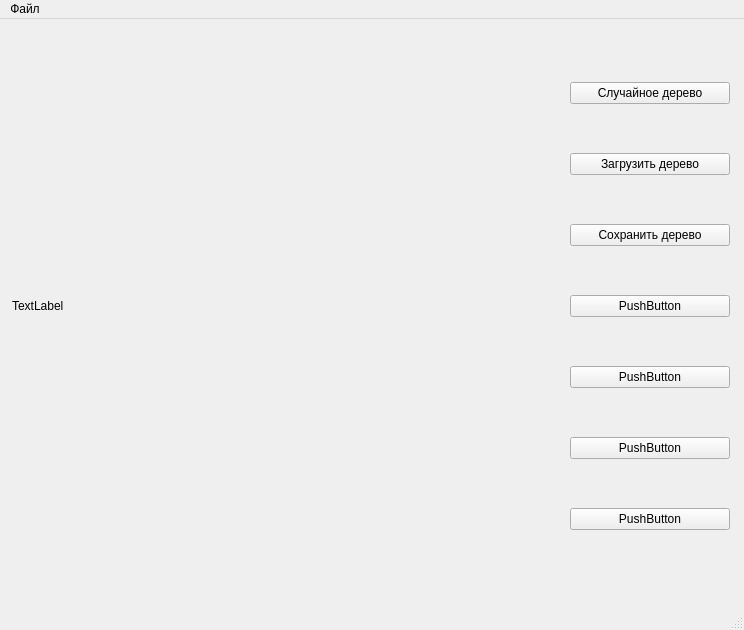
<?xml version="1.0" encoding="UTF-8"?>
<ui version="4.0">
 <class>MainWindow</class>
 <widget class="QMainWindow" name="MainWindow">
  <property name="geometry">
   <rect>
    <x>0</x>
    <y>0</y>
    <width>744</width>
    <height>630</height>
   </rect>
  </property>
  <property name="windowTitle">
   <string>MainWindow</string>
  </property>
  <widget class="QWidget" name="centralwidget">
   <widget class="QLabel" name="label">
    <property name="geometry">
     <rect>
      <x>12</x>
      <y>12</y>
      <width>550</width>
      <height>550</height>
     </rect>
    </property>
    <property name="text">
     <string>TextLabel</string>
    </property>
   </widget>
   <widget class="QWidget" name="verticalLayoutWidget">
    <property name="geometry">
     <rect>
      <x>570</x>
      <y>20</y>
      <width>160</width>
      <height>541</height>
     </rect>
    </property>
    <layout class="QVBoxLayout" name="verticalLayout_3">
     <item>
      <widget class="QPushButton" name="randomTreeButton">
       <property name="text">
        <string>Случайное дерево</string>
       </property>
      </widget>
     </item>
     <item>
      <widget class="QPushButton" name="loadButton">
       <property name="text">
        <string>Загрузить дерево</string>
       </property>
      </widget>
     </item>
     <item>
      <widget class="QPushButton" name="saveButton">
       <property name="text">
        <string>Сохранить дерево</string>
       </property>
      </widget>
     </item>
     <item>
      <widget class="QPushButton" name="pushButton_5">
       <property name="text">
        <string>PushButton</string>
       </property>
      </widget>
     </item>
     <item>
      <widget class="QPushButton" name="pushButton_6">
       <property name="text">
        <string>PushButton</string>
       </property>
      </widget>
     </item>
     <item>
      <widget class="QPushButton" name="pushButton_7">
       <property name="text">
        <string>PushButton</string>
       </property>
      </widget>
     </item>
     <item>
      <widget class="QPushButton" name="pushButton">
       <property name="text">
        <string>PushButton</string>
       </property>
      </widget>
     </item>
    </layout>
   </widget>
  </widget>
  <widget class="QMenuBar" name="menubar">
   <property name="geometry">
    <rect>
     <x>0</x>
     <y>0</y>
     <width>744</width>
     <height>29</height>
    </rect>
   </property>
   <widget class="QMenu" name="menu">
    <property name="title">
     <string>Файл</string>
    </property>
    <addaction name="load"/>
    <addaction name="save"/>
   </widget>
   <addaction name="menu"/>
  </widget>
  <widget class="QStatusBar" name="statusbar"/>
  <action name="load">
   <property name="text">
    <string>Загрузить</string>
   </property>
  </action>
  <action name="save">
   <property name="text">
    <string>Сохранить</string>
   </property>
  </action>
 </widget>
 <resources/>
 <connections/>
</ui>
